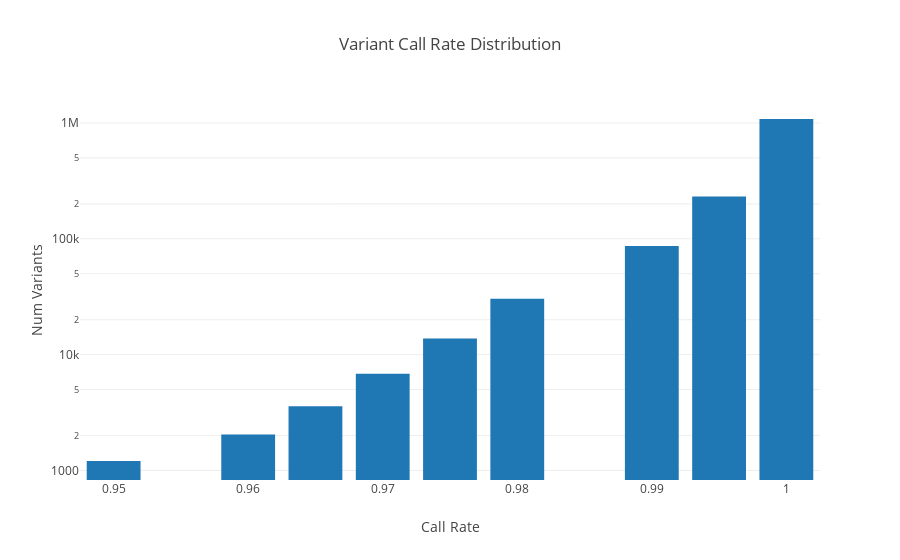

Source (notebook cell):
### Code cell
timeop("qc1-variantstats")(mt_qc0.getVariantStats())
    .withColumn("bin", bround($"callRate"/.005)*.005)
    .groupBy("bin").count.sort($"bin".asc)
    .fn(d => {
        Bar(
            x=d.map(_.getAs[Double]("bin")).collect.toList,
            y=d.map(_.getAs[Long]("count")).collect.toList
        ).plot(
            title="Variant Call Rate Distribution", 
            xaxis=Axis(title="Call Rate"),
            yaxis=Axis(`type`=AxisType.Log, title="Num Variants")
        )
    })

### Figure 1 — Plotly figure (JSON) as saved in the notebook; plotly's stock layout.template omitted (floating-point values rounded to 4 significant figures)
{"data": [{"type": "bar", "x": [0.95, 0.96, 0.965, 0.97, 0.975, 0.98, 0.99, 0.995, 1], "y": [1207, 2045, 3580, 6849, 13773, 30434, 86563, 231404, 1082042]}], "layout": {"title": "Variant Call Rate Distribution", "xaxis": {"title": "Call Rate"}, "yaxis": {"title": "Num Variants", "type": "log"}}}
